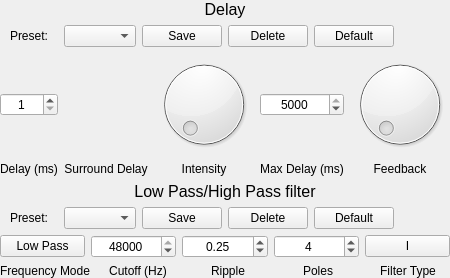
          <widget class="QWidget" name="delayTab">
           <attribute name="title">
            <string>Delay &amp;&amp; Filter</string>
           </attribute>
           <layout class="QGridLayout" name="gridLayout_6">
            <property name="leftMargin">
             <number>0</number>
            </property>
            <property name="topMargin">
             <number>0</number>
            </property>
            <property name="rightMargin">
             <number>0</number>
            </property>
            <property name="bottomMargin">
             <number>0</number>
            </property>
            <item row="1" column="0">
             <layout class="QHBoxLayout" name="delaySettingsLayout">
              <item>
               <spacer name="delayFilterHSpacer_1">
                <property name="orientation">
                 <enum>Qt::Horizontal</enum>
                </property>
                <property name="sizeType">
                 <enum>QSizePolicy::Fixed</enum>
                </property>
                <property name="sizeHint" stdset="0">
                 <size>
                  <width>10</width>
                  <height>20</height>
                 </size>
                </property>
               </spacer>
              </item>
              <item>
               <widget class="QLabel" name="delayPresetLabel">
                <property name="text">
                 <string>Preset:</string>
                </property>
               </widget>
              </item>
              <item>
               <spacer name="delayFilterHSpacer_2">
                <property name="orientation">
                 <enum>Qt::Horizontal</enum>
                </property>
                <property name="sizeType">
                 <enum>QSizePolicy::Fixed</enum>
                </property>
                <property name="sizeHint" stdset="0">
                 <size>
                  <width>10</width>
                  <height>20</height>
                 </size>
                </property>
               </spacer>
              </item>
              <item>
               <widget class="QComboBox" name="delayPresetsComboBox">
                <property name="focusPolicy">
                 <enum>Qt::TabFocus</enum>
                </property>
               </widget>
              </item>
              <item>
               <widget class="QPushButton" name="delaySavePresetButton">
                <property name="focusPolicy">
                 <enum>Qt::TabFocus</enum>
                </property>
                <property name="text">
                 <string>Save</string>
                </property>
               </widget>
              </item>
              <item>
               <widget class="QPushButton" name="delayDeletePresetButton">
                <property name="focusPolicy">
                 <enum>Qt::TabFocus</enum>
                </property>
                <property name="text">
                 <string>Delete</string>
                </property>
               </widget>
              </item>
              <item>
               <widget class="QPushButton" name="delayDefaultPresetButton">
                <property name="focusPolicy">
                 <enum>Qt::TabFocus</enum>
                </property>
                <property name="text">
                 <string>Default</string>
                </property>
               </widget>
              </item>
              <item>
               <spacer name="delayFilterHSpacer_3">
                <property name="orientation">
                 <enum>Qt::Horizontal</enum>
                </property>
                <property name="sizeHint" stdset="0">
                 <size>
                  <width>40</width>
                  <height>20</height>
                 </size>
                </property>
               </spacer>
              </item>
             </layout>
            </item>
            <item row="4" column="0">
             <layout class="QHBoxLayout" name="filterSettingsLayout">
              <item>
               <spacer name="delayFilterHSpacer_4">
                <property name="orientation">
                 <enum>Qt::Horizontal</enum>
                </property>
                <property name="sizeType">
                 <enum>QSizePolicy::Fixed</enum>
                </property>
                <property name="sizeHint" stdset="0">
                 <size>
                  <width>10</width>
                  <height>20</height>
                 </size>
                </property>
               </spacer>
              </item>
              <item>
               <widget class="QLabel" name="filterPresetLabel">
                <property name="text">
                 <string>Preset:</string>
                </property>
               </widget>
              </item>
              <item>
               <spacer name="delayFilterHSpacer_5">
                <property name="orientation">
                 <enum>Qt::Horizontal</enum>
                </property>
                <property name="sizeType">
                 <enum>QSizePolicy::Fixed</enum>
                </property>
                <property name="sizeHint" stdset="0">
                 <size>
                  <width>10</width>
                  <height>20</height>
                 </size>
                </property>
               </spacer>
              </item>
              <item>
               <widget class="QComboBox" name="filterPresetsComboBox">
                <property name="focusPolicy">
                 <enum>Qt::TabFocus</enum>
                </property>
               </widget>
              </item>
              <item>
               <widget class="QPushButton" name="filterPresetSavePresetButton">
                <property name="focusPolicy">
                 <enum>Qt::TabFocus</enum>
                </property>
                <property name="text">
                 <string>Save</string>
                </property>
               </widget>
              </item>
              <item>
               <widget class="QPushButton" name="filterDeletePresetButton">
                <property name="focusPolicy">
                 <enum>Qt::TabFocus</enum>
                </property>
                <property name="text">
                 <string>Delete</string>
                </property>
               </widget>
              </item>
              <item>
               <widget class="QPushButton" name="filterDefaultPresetButton">
                <property name="focusPolicy">
                 <enum>Qt::TabFocus</enum>
                </property>
                <property name="text">
                 <string>Default</string>
                </property>
               </widget>
              </item>
              <item>
               <spacer name="delayFilterHSpacer_6">
                <property name="orientation">
                 <enum>Qt::Horizontal</enum>
                </property>
                <property name="sizeHint" stdset="0">
                 <size>
                  <width>40</width>
                  <height>20</height>
                 </size>
                </property>
               </spacer>
              </item>
             </layout>
            </item>
            <item row="2" column="0">
             <layout class="QHBoxLayout" name="delayPreferenciesLayout">
              <item>
               <layout class="QVBoxLayout" name="delayDelayLayout">
                <item>
                 <spacer name="delayVSpacer_1">
                  <property name="orientation">
                   <enum>Qt::Vertical</enum>
                  </property>
                  <property name="sizeType">
                   <enum>QSizePolicy::Preferred</enum>
                  </property>
                  <property name="sizeHint" stdset="0">
                   <size>
                    <width>20</width>
                    <height>40</height>
                   </size>
                  </property>
                 </spacer>
                </item>
                <item alignment="Qt::AlignVCenter">
                 <widget class="QSpinBox" name="delayDelaySpinBox">
                  <property name="focusPolicy">
                   <enum>Qt::StrongFocus</enum>
                  </property>
                  <property name="alignment">
                   <set>Qt::AlignCenter</set>
                  </property>
                  <property name="minimum">
                   <number>1</number>
                  </property>
                  <property name="maximum">
                   <number>2000</number>
                  </property>
                 </widget>
                </item>
                <item>
                 <spacer name="delayVSpacer_2">
                  <property name="orientation">
                   <enum>Qt::Vertical</enum>
                  </property>
                  <property name="sizeType">
                   <enum>QSizePolicy::Preferred</enum>
                  </property>
                  <property name="sizeHint" stdset="0">
                   <size>
                    <width>20</width>
                    <height>40</height>
                   </size>
                  </property>
                 </spacer>
                </item>
                <item alignment="Qt::AlignBottom">
                 <widget class="QLabel" name="delayDelayLabel">
                  <property name="sizePolicy">
                   <sizepolicy hsizetype="Preferred" vsizetype="Fixed">
                    <horstretch>0</horstretch>
                    <verstretch>0</verstretch>
                   </sizepolicy>
                  </property>
                  <property name="text">
                   <string>Delay (ms)</string>
                  </property>
                  <property name="alignment">
                   <set>Qt::AlignBottom|Qt::AlignHCenter</set>
                  </property>
                 </widget>
                </item>
               </layout>
              </item>
              <item>
               <layout class="QVBoxLayout" name="delaySurroundDelayLayout">
                <item>
                 <spacer name="delayVSpacer_3">
                  <property name="orientation">
                   <enum>Qt::Vertical</enum>
                  </property>
                  <property name="sizeType">
                   <enum>QSizePolicy::Preferred</enum>
                  </property>
                  <property name="sizeHint" stdset="0">
                   <size>
                    <width>20</width>
                    <height>40</height>
                   </size>
                  </property>
                 </spacer>
                </item>
                <item>
                 <widget class="ToggleButton" name="delaySurroundDelayButton" native="true"/>
                </item>
                <item>
                 <spacer name="delayVSpacer_4">
                  <property name="orientation">
                   <enum>Qt::Vertical</enum>
                  </property>
                  <property name="sizeType">
                   <enum>QSizePolicy::Preferred</enum>
                  </property>
                  <property name="sizeHint" stdset="0">
                   <size>
                    <width>20</width>
                    <height>40</height>
                   </size>
                  </property>
                 </spacer>
                </item>
                <item alignment="Qt::AlignBottom">
                 <widget class="QLabel" name="delaySurroundDelayLabel">
                  <property name="sizePolicy">
                   <sizepolicy hsizetype="Preferred" vsizetype="Fixed">
                    <horstretch>0</horstretch>
                    <verstretch>0</verstretch>
                   </sizepolicy>
                  </property>
                  <property name="text">
                   <string>Surround Delay</string>
                  </property>
                  <property name="alignment">
                   <set>Qt::AlignBottom|Qt::AlignHCenter</set>
                  </property>
                 </widget>
                </item>
               </layout>
              </item>
              <item>
               <layout class="QVBoxLayout" name="delayFeedbackLayout">
                <item>
                 <widget class="QDial" name="delayIntensityDial">
                  <property name="focusPolicy">
                   <enum>Qt::TabFocus</enum>
                  </property>
                  <property name="maximum">
                   <number>10</number>
                  </property>
                  <property name="pageStep">
                   <number>1</number>
                  </property>
                 </widget>
                </item>
                <item>
                 <widget class="QLabel" name="delayIntensityLabel">
                  <property name="sizePolicy">
                   <sizepolicy hsizetype="Preferred" vsizetype="Fixed">
                    <horstretch>0</horstretch>
                    <verstretch>0</verstretch>
                   </sizepolicy>
                  </property>
                  <property name="text">
                   <string>Intensity</string>
                  </property>
                  <property name="alignment">
                   <set>Qt::AlignBottom|Qt::AlignHCenter</set>
                  </property>
                 </widget>
                </item>
               </layout>
              </item>
              <item>
               <layout class="QVBoxLayout" name="delayMaxDelayLayout">
                <item>
                 <spacer name="delayVSpacer_5">
                  <property name="orientation">
                   <enum>Qt::Vertical</enum>
                  </property>
                  <property name="sizeType">
                   <enum>QSizePolicy::Preferred</enum>
                  </property>
                  <property name="sizeHint" stdset="0">
                   <size>
                    <width>20</width>
                    <height>40</height>
                   </size>
                  </property>
                 </spacer>
                </item>
                <item alignment="Qt::AlignVCenter">
                 <widget class="QSpinBox" name="delayMaxDelaySpinBox">
                  <property name="focusPolicy">
                   <enum>Qt::StrongFocus</enum>
                  </property>
                  <property name="alignment">
                   <set>Qt::AlignCenter</set>
                  </property>
                  <property name="buttonSymbols">
                   <enum>QAbstractSpinBox::UpDownArrows</enum>
                  </property>
                  <property name="maximum">
                   <number>5000</number>
                  </property>
                  <property name="value">
                   <number>5000</number>
                  </property>
                 </widget>
                </item>
                <item>
                 <spacer name="delayVSpacer_6">
                  <property name="orientation">
                   <enum>Qt::Vertical</enum>
                  </property>
                  <property name="sizeType">
                   <enum>QSizePolicy::Preferred</enum>
                  </property>
                  <property name="sizeHint" stdset="0">
                   <size>
                    <width>20</width>
                    <height>40</height>
                   </size>
                  </property>
                 </spacer>
                </item>
                <item alignment="Qt::AlignBottom">
                 <widget class="QLabel" name="delayMaxDelayLabel">
                  <property name="sizePolicy">
                   <sizepolicy hsizetype="Preferred" vsizetype="Fixed">
                    <horstretch>0</horstretch>
                    <verstretch>0</verstretch>
                   </sizepolicy>
                  </property>
                  <property name="text">
                   <string>Max Delay (ms)</string>
                  </property>
                  <property name="alignment">
                   <set>Qt::AlignBottom|Qt::AlignHCenter</set>
                  </property>
                 </widget>
                </item>
               </layout>
              </item>
              <item>
               <layout class="QVBoxLayout" name="delayIntensityLayout">
                <item>
                 <widget class="QDial" name="delayFeedbackDial">
                  <property name="focusPolicy">
                   <enum>Qt::TabFocus</enum>
                  </property>
                  <property name="maximum">
                   <number>9</number>
                  </property>
                  <property name="pageStep">
                   <number>1</number>
                  </property>
                 </widget>
                </item>
                <item>
                 <widget class="QLabel" name="delayFeedbackLabel">
                  <property name="sizePolicy">
                   <sizepolicy hsizetype="Preferred" vsizetype="Fixed">
                    <horstretch>0</horstretch>
                    <verstretch>0</verstretch>
                   </sizepolicy>
                  </property>
                  <property name="text">
                   <string>Feedback</string>
                  </property>
                  <property name="alignment">
                   <set>Qt::AlignBottom|Qt::AlignHCenter</set>
                  </property>
                 </widget>
                </item>
               </layout>
              </item>
             </layout>
            </item>
            <item row="0" column="0">
             <widget class="QLabel" name="delayFilterDelayLabel">
              <property name="font">
               <font>
                <pointsize>12</pointsize>
               </font>
              </property>
              <property name="text">
               <string>Delay</string>
              </property>
              <property name="alignment">
               <set>Qt::AlignCenter</set>
              </property>
             </widget>
            </item>
            <item row="5" column="0">
             <layout class="QVBoxLayout" name="filterPreferenciesLayout">
              <item>
               <layout class="QHBoxLayout" name="filterPreferenciesHLayout">
                <item>
                 <widget class="QPushButton" name="filterModeToggleButton">
                  <property name="focusPolicy">
                   <enum>Qt::TabFocus</enum>
                  </property>
                  <property name="toolTip">
                   <string>Low Pass/High Pass</string>
                  </property>
                  <property name="text">
                   <string>Low Pass</string>
                  </property>
                 </widget>
                </item>
                <item>
                 <widget class="QSpinBox" name="filterCutoffSpinBox">
                  <property name="focusPolicy">
                   <enum>Qt::StrongFocus</enum>
                  </property>
                  <property name="toolTip">
                   <string>Cutoff Frequency (Hz)</string>
                  </property>
                  <property name="alignment">
                   <set>Qt::AlignCenter</set>
                  </property>
                  <property name="minimum">
                   <number>20</number>
                  </property>
                  <property name="maximum">
                   <number>48000</number>
                  </property>
                  <property name="singleStep">
                   <number>10</number>
                  </property>
                  <property name="stepType">
                   <enum>QAbstractSpinBox::DefaultStepType</enum>
                  </property>
                  <property name="value">
                   <number>48000</number>
                  </property>
                 </widget>
                </item>
                <item>
                 <widget class="QDoubleSpinBox" name="filterRippleSpinBox">
                  <property name="focusPolicy">
                   <enum>Qt::StrongFocus</enum>
                  </property>
                  <property name="toolTip">
                   <string>Amount of ripple (dB)</string>
                  </property>
                  <property name="alignment">
                   <set>Qt::AlignCenter</set>
                  </property>
                  <property name="maximum">
                   <double>200.000000000000000</double>
                  </property>
                  <property name="singleStep">
                   <double>0.010000000000000</double>
                  </property>
                  <property name="value">
                   <double>0.250000000000000</double>
                  </property>
                 </widget>
                </item>
                <item>
                 <widget class="QSpinBox" name="filterPolesSpinBox">
                  <property name="focusPolicy">
                   <enum>Qt::StrongFocus</enum>
                  </property>
                  <property name="toolTip">
                   <string>Number of poles to use, will be rounded up to the next even number</string>
                  </property>
                  <property name="alignment">
                   <set>Qt::AlignCenter</set>
                  </property>
                  <property name="minimum">
                   <number>2</number>
                  </property>
                  <property name="maximum">
                   <number>22</number>
                  </property>
                  <property name="singleStep">
                   <number>2</number>
                  </property>
                  <property name="value">
                   <number>4</number>
                  </property>
                 </widget>
                </item>
                <item>
                 <widget class="QPushButton" name="filterFilterTypeButton">
                  <property name="focusPolicy">
                   <enum>Qt::TabFocus</enum>
                  </property>
                  <property name="toolTip">
                   <string>Chebyshev filter type (I or II)</string>
                  </property>
                  <property name="text">
                   <string>I</string>
                  </property>
                 </widget>
                </item>
               </layout>
              </item>
              <item>
               <layout class="QHBoxLayout" name="filterLabelsHLayout">
                <item>
                 <widget class="QLabel" name="filterLengthLabel">
                  <property name="text">
                   <string>Frequency Mode</string>
                  </property>
                  <property name="alignment">
                   <set>Qt::AlignCenter</set>
                  </property>
                 </widget>
                </item>
                <item>
                 <widget class="QLabel" name="filterCutoffLabel">
                  <property name="text">
                   <string>Cutoff (Hz)</string>
                  </property>
                  <property name="alignment">
                   <set>Qt::AlignCenter</set>
                  </property>
                 </widget>
                </item>
                <item>
                 <widget class="QLabel" name="filterRippleLabel">
                  <property name="text">
                   <string>Ripple</string>
                  </property>
                  <property name="alignment">
                   <set>Qt::AlignCenter</set>
                  </property>
                 </widget>
                </item>
                <item>
                 <widget class="QLabel" name="filterModeLabel">
                  <property name="text">
                   <string>Poles</string>
                  </property>
                  <property name="alignment">
                   <set>Qt::AlignCenter</set>
                  </property>
                 </widget>
                </item>
                <item>
                 <widget class="QLabel" name="filterWindowLabel">
                  <property name="text">
                   <string>Filter Type</string>
                  </property>
                  <property name="alignment">
                   <set>Qt::AlignCenter</set>
                  </property>
                 </widget>
                </item>
               </layout>
              </item>
             </layout>
            </item>
            <item row="3" column="0">
             <widget class="QLabel" name="delayFilterFilterLabel">
              <property name="font">
               <font>
                <pointsize>12</pointsize>
               </font>
              </property>
              <property name="text">
               <string>Low Pass/High Pass filter</string>
              </property>
              <property name="alignment">
               <set>Qt::AlignCenter</set>
              </property>
             </widget>
            </item>
           </layout>
          </widget>
